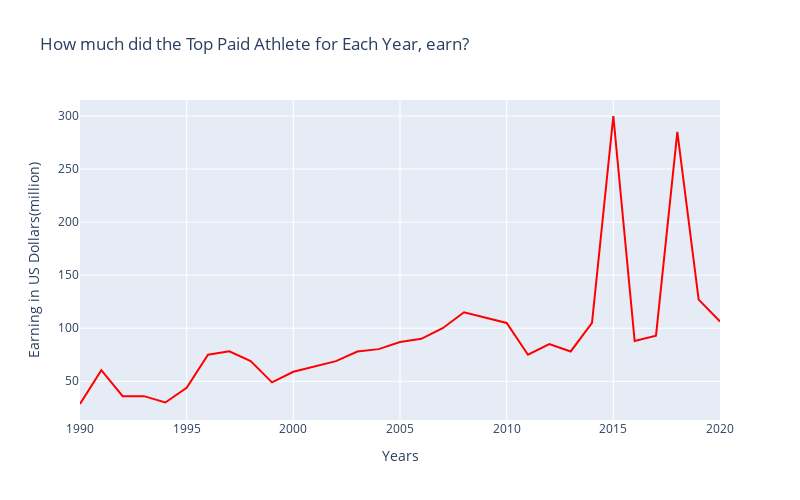

Here is the notebook cell this chart was saved with:
### Markdown cell above
## How much the Top Paid Athlete for Each Year, earn?

### Code cell
trace = go.Scatter(
                    x = Top_paid_each_year.index,
                    y = Top_paid_each_year['earnings ($ million)'] ,
                    orientation='v',
                    marker = dict(color='red',
                                 line=dict(color='royalblue',width=2)),
                    )
data = [trace]
layout = go.Layout(title='How much did the Top Paid Athlete for Each Year, earn? ',width=800, height=500, 
                       xaxis= dict(title='Years'),
                       yaxis=dict(title="Earning in US Dollars(million)"),
                       showlegend=False)
fig = go.Figure(data = data, layout = layout)
iplot(fig)

### Figure 1 — Plotly figure (JSON) as saved in the notebook; plotly's stock layout.template omitted (floating-point values rounded to 4 significant figures)
{"data": [{"marker": {"color": "red", "line": {"color": "royalblue", "width": 2}}, "orientation": "v", "x": [2020, 2019, 2018, 2017, 2016, 2015, 2014, 2013, 2012, 2011, 2010, 2009, 2008, 2007, 2006, 2005, 2004, 2003, 2002, 2000, 1999, 1998, 1997, 1996, 1995, 1994, 1993, 1992, 1991, 1990], "y": [106.3, 127, 285, 93, 88, 300, 105, 78.1, 85, 75, 105, 110, 115, 100, 90, 87, 80.3, 78, 69, 59, 49, 69, 78.3, 75, 43.9, 30, 36, 35.9, 60.5, 28.6], "type": "scatter"}], "layout": {"height": 500, "showlegend": false, "title": {"text": "How much did the Top Paid Athlete for Each Year, earn? "}, "width": 800, "xaxis": {"title": {"text": "Years"}}, "yaxis": {"title": {"text": "Earning in US Dollars(million)"}}}}
